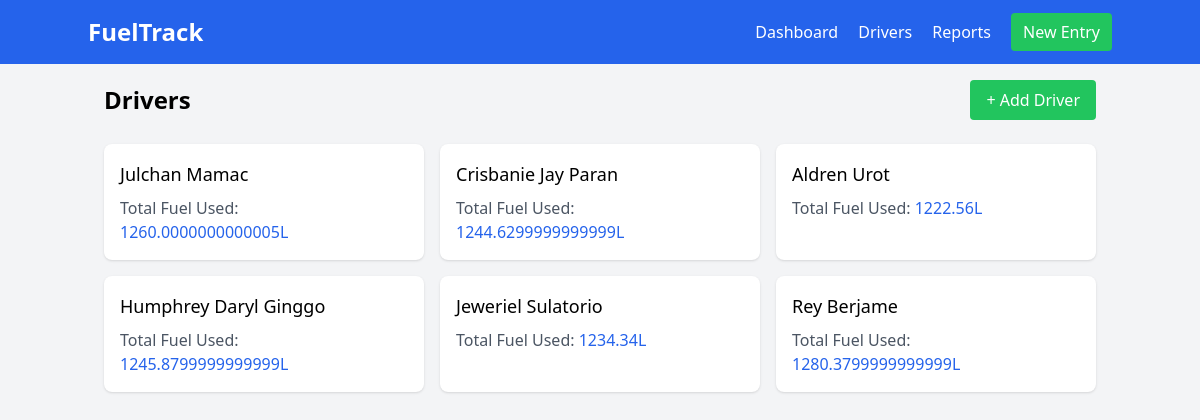
The app's page /drivers/ with its own data.
### fuel/models.py (models this page shows, shortened)
class Driver(models.Model):
    name = models.CharField(max_length=100, unique=True)
    class Meta:
        verbose_name = "Driver"
        verbose_name_plural = "Drivers"

class FuelConsumption(models.Model):
    driver = models.ForeignKey(Driver, on_delete=models.CASCADE)
    date = models.DateField()
    number_of_trips = models.PositiveIntegerField()
    purpose = models.CharField(max_length=200, help_text="Trip purpose/description")
    total_liters = models.FloatField(editable=False)
    cost = models.FloatField(editable=False)
    class Meta:
        unique_together = ('driver', 'date')
        verbose_name = "Fuel Consumption"
        verbose_name_plural = "Fuel Consumptions"

### fuel/views.py (the view)
# urls.py: path('drivers/', DriverListView.as_view(), name='driver_list'),
class DriverListView(ListView):
    model = Driver
    template_name = 'fuel/driver_list.html'
    context_object_name = 'drivers'

### fuel/templatetags/custom_filters.py (called while the page is built)
@register.filter
def sum_attr(queryset, attr):
    return sum(getattr(obj, attr, 0) for obj in queryset)

### templates/fuel/driver_list.html
{% extends "base.html" %}
{% load custom_filters %}
{% block content %}
<div class="flex justify-between items-center mb-6">
    <h2 class="text-2xl font-bold">Drivers</h2>
    <a href="{% url 'driver_create' %}"
       class="bg-green-500 text-white px-4 py-2 rounded hover:bg-green-600">
        + Add Driver
    </a>
</div>
<div class="grid grid-cols-1 md:grid-cols-2 lg:grid-cols-3 gap-4">
    {% for driver in drivers %}
    <a href="{% url 'driver_detail' driver.pk %}"
       class="bg-white p-4 rounded-lg shadow hover:shadow-md transition-shadow">
        <h3 class="text-lg font-medium">{{ driver.name }}</h3>
        <p class="text-gray-600 mt-2">
            Total Fuel Used:
            <span class="text-blue-600 font-medium">
                {{ driver.fuelconsumption_set.all|sum_attr:'total_liters' }}L
            </span>
        </p>
    </a>
    {% endfor %}
</div>
{% endblock %}

### records on screen
Driver: name "Julchan Mamac", fuelconsumption_set.all|sum_attr "1260.0000000000005"
Driver: name "Crisbanie Jay Paran", fuelconsumption_set.all|sum_attr "1244.6299999999999"
Driver: name "Aldren Urot", fuelconsumption_set.all|sum_attr "1222.56"
Driver: name "Humphrey Daryl Ginggo", fuelconsumption_set.all|sum_attr "1245.8799999999999"
Driver: name "Jeweriel Sulatorio", fuelconsumption_set.all|sum_attr "1234.34"
Driver: name "Rey Berjame", fuelconsumption_set.all|sum_attr "1280.3799999999999"
